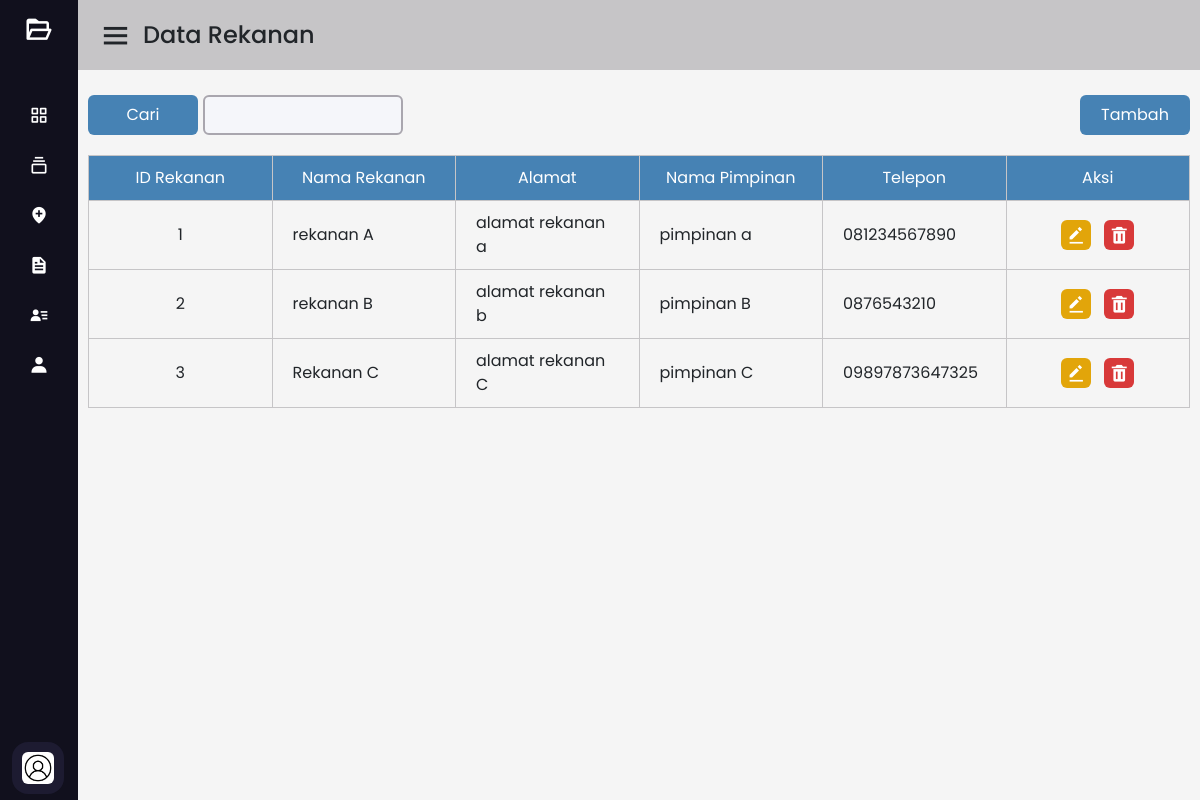
Page /rekanan.php (signed in) on the committed database.
### tables this page shows
CREATE TABLE `rekanan` (
  `id_rekanan` int(10) NOT NULL,
  `nama_rekanan` varchar(50) NOT NULL,
  `alamat_rekanan` varchar(100) NOT NULL,
  `nama_pimpinan` varchar(50) NOT NULL,
  `no_hp` varchar(20) NOT NULL
);

### rekanan.php (the view, shortened to what this page needs)
<?php
include "sidebar.php" ?>
<section class="home-section">
    <nav>
        <div class="sidebar-button">
        <i class='bx bx-menu'></i>
            <span class="dashboard">Data Rekanan</span>
        </div>
    </nav>
    <div class="home-content">
        <div class="dashboard-content">
            <div class="search-box">
                <a href="form_rekanan.php"><button class="inbtn">Tambah</button></a>
                <form method="GET" action="rekanan.php">
                <input type="text" name="kata_cari" value="<?php if(isset($_GET['kata_cari'])) { echo $_GET['kata_cari']; } ?>"  />
		        <button type="submit" class="srcbtn">Cari</button>
                </form>
            </div>
            <div class="table-ds">
            <?php
                    include 'koneksi/koneksi.php';
                    if(isset($_GET['kata_cari'])) {
                        $kata_cari = $_GET['kata_cari'];
                        $query = "SELECT * FROM rekanan WHERE id_rekanan like '%".$kata_cari."%' OR nama_rekanan like '%".$kata_cari."%' OR alamat_rekanan like '%".$kata_cari."%' OR nama_pimpinan like '%".$kata_cari."%' OR no_hp like '%".$kata_cari."%' ORDER BY id_rekanan ASC";
                    } else {
                        $query = "SELECT * FROM rekanan ORDER BY id_rekanan ASC";
                    }
                    $result = mysqli_query($koneksi,$query);
                    echo '<table class="tabel-rekanan">
                    <tr>
                        <th>ID Rekanan</th>
                        <th>Nama Rekanan</th>
                        <th>Alamat</th>
                        <th>Nama Pimpinan</th>
                        <th>Telepon</th>
                        <th>Aksi</th>
                    </tr>';
                    while ($row = mysqli_fetch_array($result))
                    {
                    echo '<tr>
                        <td class="tcenter">'.$row['id_rekanan'].'</td>
                        <td>'.$row['nama_rekanan'].'</td>
                        <td>'.$row['alamat_rekanan'].'</td>
                        <td>'.$row['nama_pimpinan'].'</td>
                        <td>'.$row['no_hp'].'</td>
                        <td class="tcenter">
                        <a href="action/edit_rekanan.php?id='.$row['id_rekanan'].'"><i class="bx bxs-edit-alt" title="Edit"></i></a> &nbsp;
                        <a onclick="return konfirmasi()" href="action/hapus_rekanan.php?id='.$row['id_rekanan'].'"><i class="bx bxs-trash" title="Hapus"></i></a>
                        </td>';
                    }
                    echo '</tr>
                    </table>';
                    ?>
            </div>
        </div>
    </div>
</section>

### style/style.css (style rules this page uses)
* { margin: 0; padding: 0; box-sizing: border-box; font-family: 'Poppins', sans-serif; }
.home-section { background-color:#f5f5f5; position: relative; min-height: 100vh; left: calc(100% - 260px); left: 260px; transition: all 0.5s ease; }
.sidebar.close ~ .home-section { width: calc(100% - 78px); left: 78px; }
.home-section nav { height: 70px; background: #c6c5c7; padding: 0 20px; display: flex; align-items: center; justify-content: space-between; position:fixed; width: 100%; z-index:9999; }
.home-section nav .sidebar-button { display: flex; align-items: center; font-size: 24px; font-weight: 500; }
.home-section nav .sidebar-button i { font-size: 35px; margin-right: 10px; }
.home-content .dashboard-content { position: relative; padding: 20px; top: 30%; padding: 90px 5px; }
.home-content .dashboard-content .search-box { position: relative; padding: 5px; }
.home-content .dashboard-content .search-box input { position: absolute; height: 40px; width: 200px; border-radius: 6px; padding: 0 15px; font-size: 16px; background: #F5F6FA; border: 2px solid #a9a6ae; outline: none; left: 120px; }
.srcbtn { border-radius: 6px; height: 40px; width: 110px; padding: 0 15px; font-size: 16px; background:#4682B4; text-align: center; color: #FFF; border: none; }
.inbtn { border-radius: 6px; height: 40px; width: 110px; padding: 0 15px; font-size: 16px; background: #4682B4; text-align: center; color: #FFF; border: none; float: right; }
.home-content .dashboard-content .table-ds { position: relative; padding: 5px; top: 10px; overflow: auto; }
.tabel-dashboard th, td { padding: 10px 20px; text-align: left; border: 1px solid #c6c5c7; word-wrap: normal; max-width: 80px; }
.tcenter { text-align: center; }
.tabel-aset th, td { padding: 10px 20px; text-align: left; border: 1px solid #c6c5c7; word-wrap: normal; max-width: 80px; }
.tabel-riwayat th, td { padding: 10px 20px; text-align: left; border: 1px solid #c6c5c7; word-wrap: normal; max-width: 80px; }
.tabel-cabang th, td { padding: 10px 20px; text-align: left; border: 1px solid #c6c5c7; word-wrap: normal; max-width: 80px; }
.tabel-unit th, td { padding: 10px 20px; text-align: left; border: 1px solid #c6c5c7; word-wrap: normal; max-width: 80px; }
.tabel-lokasi th, td { padding: 10px 20px; text-align: left; border: 1px solid #c6c5c7; word-wrap: normal; max-width: 80px; }
.tabel-pengadaan th, td { padding: 10px 20px; text-align: left; border: 1px solid #c6c5c7; word-wrap: normal; max-width: 80px; }
.tabel-rekanan { border-radius: 6px; border-collapse: collapse; width: 100%; overflow: auto; }
.tabel-rekanan tr th { text-align: center; background: #4682B4; color: #fff; font-weight: normal; border: 1px solid #c6c5c7; }
.tabel-rekanan th, td { padding: 10px 20px; text-align: left; border: 1px solid #c6c5c7; word-wrap: normal; max-width: 80px; }
.tabel-rekanan .bxs-edit-alt { background-color: rgb(226, 165, 10); font-size: 20px; color: #FFF; border-radius: 6px; padding: 5px; }
.tabel-rekanan .bxs-trash { background-color: rgb(216, 57, 57); font-size: 20px; color: #FFF; border-radius: 6px; padding: 5px; }
.tabel-admin th, td { padding: 10px 20px; text-align: left; border: 1px solid #c6c5c7; word-wrap: normal; max-width: 80px; }
.tabel-index th, td { padding: 10px 20px; text-align: left; border: 1px solid #c6c5c7; word-wrap: normal; max-width: 80px; }

### rows in the picture
rekanan: id_rekanan "1", nama_rekanan "rekanan A", alamat_rekanan "alamat rekanan a", nama_pimpinan "pimpinan a", no_hp "081234567890"
rekanan: id_rekanan "2", nama_rekanan "rekanan B", alamat_rekanan "alamat rekanan b", nama_pimpinan "pimpinan B", no_hp "0876543210"
rekanan: id_rekanan "3", nama_rekanan "Rekanan C", alamat_rekanan "alamat rekanan C", nama_pimpinan "pimpinan C", no_hp "09897873647325"
